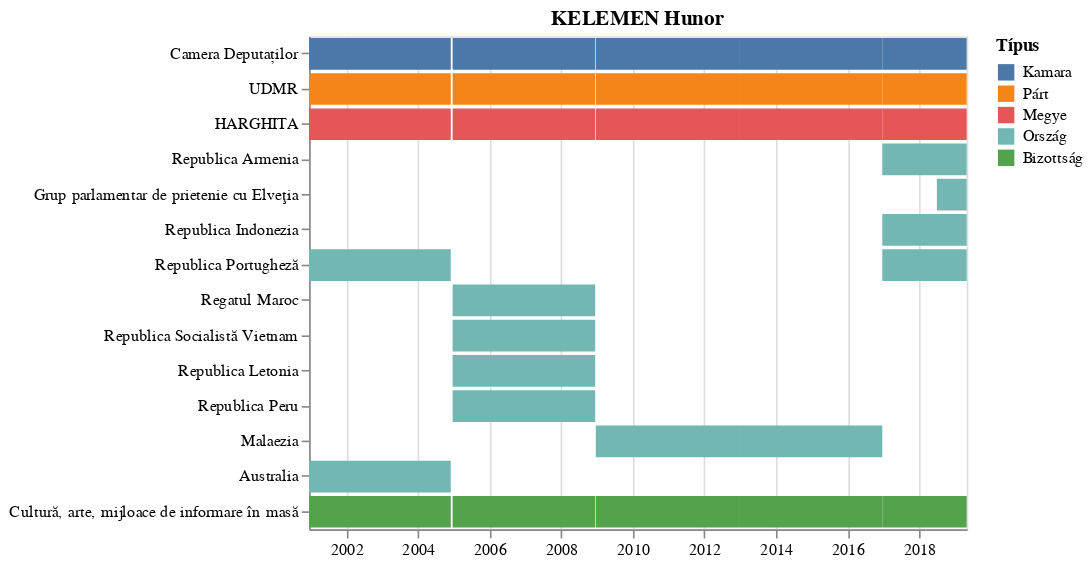

Write notebook code for a chart like this one.
### Code cell
alt.Chart(ef,
          title=m['Name']['full']
         ).mark_bar().encode(
    x=alt.X('start:T',title=''),
    x2='end:T',
    y=alt.Y('Csoportok:N',title='',
            sort=alt.EncodingSortField(field="order", op="mean", order='descending')),
    color=alt.Color('Típus:N',
        sort=alt.EncodingSortField(field="order", op="mean", order='descending'))
)

### Figure 1 — Vega-Lite specification as saved in the notebook (floating-point values rounded to 4 significant figures)
{"$schema": "https://vega.github.io/schema/vega-lite/v2.6.0.json", "config": {"view": {"height": 300, "width": 400}}, "data": {"name": "data-bbeb5e2111552674ff10da70bddc435c"}, "datasets": {"data-bbeb5e2111552674ff10da70bddc435c": [{"Csoportok": "Cultură, arte, mijloace de informare în masă", "Name": "KELEMEN Hunor", "Típus": "Bizottság", "duration": 861, "end": "2019-05-01T00:00:00", "order": 1, "start": "2016-12-21T00:00:00"}, {"Csoportok": "Cultură, arte, mijloace de informare în masă", "Name": "KELEMEN Hunor", "Típus": "Bizottság", "duration": 1455, "end": "2008-12-13T00:00:00", "order": 1, "start": "2004-12-19T00:00:00"}, {"Csoportok": "Cultură, arte, mijloace de informare în masă", "Name": "KELEMEN Hunor", "Típus": "Bizottság", "duration": 1462, "end": "2012-12-20T00:00:00", "order": 1, "start": "2008-12-19T00:00:00"}, {"Csoportok": "Cultură, arte, mijloace de informare în masă", "Name": "KELEMEN Hunor", "Típus": "Bizottság", "duration": 1462, "end": "2016-12-21T00:00:00", "order": 1, "start": "2012-12-20T00:00:00"}, {"Csoportok": "Cultură, arte, mijloace de informare în masă", "Name": "KELEMEN Hunor", "Típus": "Bizottság", "duration": 1446, "end": "2004-11-30T00:00:00", "order": 1, "start": "2000-12-15T00:00:00"}, {"Csoportok": "Camera Deputaților", "Name": "KELEMEN Hunor", "Típus": "Kamara", "duration": 861, "end": "2019-05-01T00:00:00", "order": 60, "start": "2016-12-21T00:00:00"}, {"Csoportok": "Camera Deputaților", "Name": "KELEMEN Hunor", "Típus": "Kamara", "duration": 1455, "end": "2008-12-13T00:00:00", "order": 60, "start": "2004-12-19T00:00:00"}, {"Csoportok": "Camera Deputaților", "Name": "KELEMEN Hunor", "Típus": "Kamara", "duration": 1462, "end": "2012-12-20T00:00:00", "order": 60, "start": "2008-12-19T00:00:00"}, {"Csoportok": "Camera Deputaților", "Name": "KELEMEN Hunor", "Típus": "Kamara", "duration": 1462, "end": "2016-12-21T00:00:00", "order": 60, "start": "2012-12-20T00:00:00"}, {"Csoportok": "Camera Deputaților", "Name": "KELEMEN Hunor", "Típus": "Kamara", "duration": 1446, "end": "2004-11-30T00:00:00", "order": 60, "start": "2000-12-15T00:00:00"}, {"Csoportok": "HARGHITA", "Name": "KELEMEN Hunor", "Típus": "Megye", "duration": 861, "end": "2019-05-01T00:00:00", "order": 30, "start": "2016-12-21T00:00:00"}, {"Csoportok": "HARGHITA", "Name": "KELEMEN Hunor", "Típus": "Megye", "duration": 1455, "end": "2008-12-13T00:00:00", "order": 30, "start": "2004-12-19T00:00:00"}, {"Csoportok": "HARGHITA", "Name": "KELEMEN Hunor", "Típus": "Megye", "duration": 1462, "end": "2012-12-20T00:00:00", "order": 30, "start": "2008-12-19T00:00:00"}, {"Csoportok": "HARGHITA", "Name": "KELEMEN Hunor", "Típus": "Megye", "duration": 1462, "end": "2016-12-21T00:00:00", "order": 30, "start": "2012-12-20T00:00:00"}, {"Csoportok": "HARGHITA", "Name": "KELEMEN Hunor", "Típus": "Megye", "duration": 1446, "end": "2004-11-30T00:00:00", "order": 30, "start": "2000-12-15T00:00:00"}, {"Csoportok": "Republica Armenia", "Name": "KELEMEN Hunor", "Típus": "Ország", "duration": 861, "end": "2019-05-01T00:00:00", "order": 4, "start": "2016-12-21T00:00:00"}, {"Csoportok": "Grup parlamentar de prietenie cu Elveţia", "Name": "KELEMEN Hunor", "Típus": "Ország", "duration": 304, "end": "2019-05-01T00:00:00", "order": 4, "start": "2018-07-01T00:00:00"}, {"Csoportok": "Republica Indonezia", "Name": "KELEMEN Hunor", "Típus": "Ország", "duration": 861, "end": "2019-05-01T00:00:00", "order": 4, "start": "2016-12-21T00:00:00"}, {"Csoportok": "Republica Portugheză", "Name": "KELEMEN Hunor", "Típus": "Ország", "duration": 861, "end": "2019-05-01T00:00:00", "order": 4, "start": "2016-12-21T00:00:00"}, {"Csoportok": "Regatul Maroc", "Name": "KELEMEN Hunor", "Típus": "Ország", "duration": 1455, "end": "2008-12-13T00:00:00", "order": 4, "start": "2004-12-19T00:00:00"}, {"Csoportok": "Republica Socialistă Vietnam", "Name": "KELEMEN Hunor", "Típus": "Ország", "duration": 1455, "end": "2008-12-13T00:00:00", "order": 4, "start": "2004-12-19T00:00:00"}, {"Csoportok": "Republica Letonia", "Name": "KELEMEN Hunor", "Típus": "Ország", "duration": 1455, "end": "2008-12-13T00:00:00", "order": 4, "start": "2004-12-19T00:00:00"}, {"Csoportok": "Republica Peru", "Name": "KELEMEN Hunor", "Típus": "Ország", "duration": 1455, "end": "2008-12-13T00:00:00", "order": 4, "start": "2004-12-19T00:00:00"}, {"Csoportok": "Malaezia", "Name": "KELEMEN Hunor", "Típus": "Ország", "duration": 1462, "end": "2012-12-20T00:00:00", "order": 4, "start": "2008-12-19T00:00:00"}, {"Csoportok": "Malaezia", "Name": "KELEMEN Hunor", "Típus": "Ország", "duration": 1462, "end": "2016-12-21T00:00:00", "order": 4, "start": "2012-12-20T00:00:00"}, {"Csoportok": "Republica Portugheză", "Name": "KELEMEN Hunor", "Típus": "Ország", "duration": 1446, "end": "2004-11-30T00:00:00", "order": 4, "start": "2000-12-15T00:00:00"}, {"Csoportok": "Australia", "Name": "KELEMEN Hunor", "Típus": "Ország", "duration": 1446, "end": "2004-11-30T00:00:00", "order": 4, "start": "2000-12-15T00:00:00"}, {"Csoportok": "UDMR", "Name": "KELEMEN Hunor", "Típus": "Párt", "duration": 861, "end": "2019-05-01T00:00:00", "order": 50, "start": "2016-12-21T00:00:00"}, {"Csoportok": "UDMR", "Name": "KELEMEN Hunor", "Típus": "Párt", "duration": 1455, "end": "2008-12-13T00:00:00", "order": 50, "start": "2004-12-19T00:00:00"}, {"Csoportok": "UDMR", "Name": "KELEMEN Hunor", "Típus": "Párt", "duration": 1462, "end": "2012-12-20T00:00:00", "order": 50, "start": "2008-12-19T00:00:00"}, {"Csoportok": "UDMR", "Name": "KELEMEN Hunor", "Típus": "Párt", "duration": 1462, "end": "2016-12-21T00:00:00", "order": 50, "start": "2012-12-20T00:00:00"}, {"Csoportok": "UDMR", "Name": "KELEMEN Hunor", "Típus": "Párt", "duration": 1446, "end": "2004-11-30T00:00:00", "order": 50, "start": "2000-12-15T00:00:00"}]}, "encoding": {"color": {"field": "Típus", "sort": {"field": "order", "op": "mean", "order": "descending"}, "type": "nominal"}, "x": {"field": "start", "title": "", "type": "temporal"}, "x2": {"field": "end", "type": "temporal"}, "y": {"field": "Csoportok", "sort": {"field": "order", "op": "mean", "order": "descending"}, "title": "", "type": "nominal"}}, "mark": "bar", "title": "KELEMEN Hunor"}
